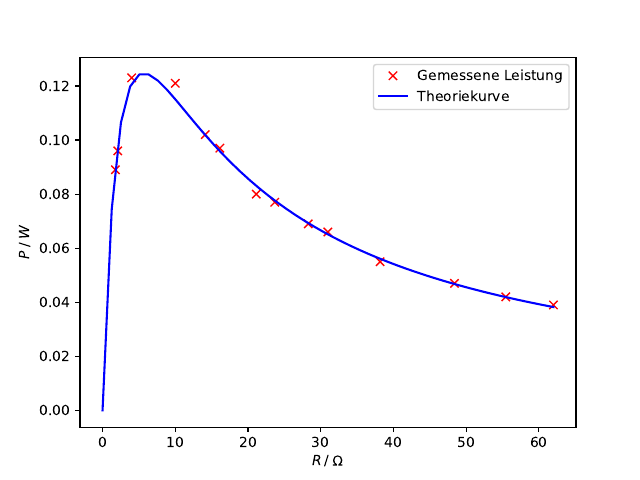

Generate this figure with Python:
import matplotlib.pyplot as plt
import numpy as np
from scipy import optimize


x, y = np.genfromtxt('mess5.txt', unpack=True)

#Messwerte
plt.plot(x, y, 'rx', label='Gemessene Leistung')

#Theoriekurve
def theorie(ra):
    u0 = 1.68
    ri = 5.66
    return (u0**2 * ra) / (ra + ri)**2

z = np.linspace(0, np.max(x))
plt.plot(z, theorie(z), 'b-', label='Theoriekurve')

plt.xlabel(r'$R \: / \: \Omega$')
plt.ylabel(r'$P \: / \: W$')

plt.legend(loc='best')

plt.savefig('plot5.pdf')